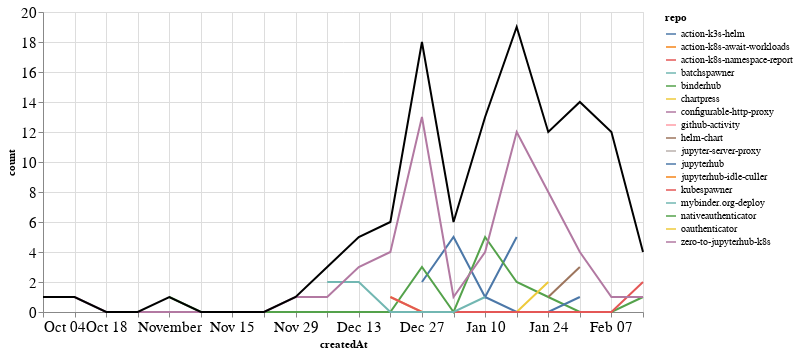

The cell this chart's notebook holds for it:
### Markdown cell above
### PRs

### Code cell
prs_time = prs.groupby('repo').resample('W', on='createdAt').count()['author'].reset_index()
prs_time = prs_time.rename(columns={'author': 'count'})
prs_time_total = prs_time.groupby('createdAt').agg({"count": "sum"}).reset_index()

ch1 = alt.Chart(prs_time, width=600).mark_line().encode(
    x='createdAt',
    y='count',
    color='repo',
    tooltip="repo"
)

ch2 = alt.Chart(prs_time_total, width=600).mark_line(color="black").encode(
    x='createdAt',
    y='count',
)

ch1 + ch2

### Figure 1 — Vega-Lite specification as saved in the notebook (floating-point values rounded to 4 significant figures)
{"config": {"axisLeft": {"labelFontSize": 15}, "axisBottom": {"labelFontSize": 15}}, "layer": [{"data": {"name": "data-6ef92683a662de5a5815fe4df1ae8eea"}, "mark": "line", "encoding": {"color": {"type": "nominal", "field": "repo"}, "tooltip": {"type": "nominal", "field": "repo"}, "x": {"type": "temporal", "field": "createdAt"}, "y": {"type": "quantitative", "field": "count"}}, "width": 600}, {"data": {"name": "data-0a658dc021b03dd0764853704c4b264b"}, "mark": {"type": "line", "color": "black"}, "encoding": {"x": {"type": "temporal", "field": "createdAt"}, "y": {"type": "quantitative", "field": "count"}}, "width": 600}], "$schema": "https://vega.github.io/schema/vega-lite/v4.8.1.json", "datasets": {"data-6ef92683a662de5a5815fe4df1ae8eea": [{"repo": "action-k3s-helm", "createdAt": "2020-12-27T00:00:00", "count": 2}, {"repo": "action-k3s-helm", "createdAt": "2021-01-03T00:00:00", "count": 5}, {"repo": "action-k3s-helm", "createdAt": "2021-01-10T00:00:00", "count": 1}, {"repo": "action-k3s-helm", "createdAt": "2021-01-17T00:00:00", "count": 5}, {"repo": "action-k8s-await-workloads", "createdAt": "2021-02-07T00:00:00", "count": 3}, {"repo": "action-k8s-namespace-report", "createdAt": "2021-02-07T00:00:00", "count": 2}, {"repo": "batchspawner", "createdAt": "2021-01-31T00:00:00", "count": 1}, {"repo": "binderhub", "createdAt": "2020-11-01T00:00:00", "count": 1}, {"repo": "binderhub", "createdAt": "2020-11-08T00:00:00", "count": 0}, {"repo": "binderhub", "createdAt": "2020-11-15T00:00:00", "count": 0}, {"repo": "binderhub", "createdAt": "2020-11-22T00:00:00", "count": 0}, {"repo": "binderhub", "createdAt": "2020-11-29T00:00:00", "count": 0}, {"repo": "binderhub", "createdAt": "2020-12-06T00:00:00", "count": 0}, {"repo": "binderhub", "createdAt": "2020-12-13T00:00:00", "count": 0}, {"repo": "binderhub", "createdAt": "2020-12-20T00:00:00", "count": 0}, {"repo": "binderhub", "createdAt": "2020-12-27T00:00:00", "count": 3}, {"repo": "binderhub", "createdAt": "2021-01-03T00:00:00", "count": 0}, {"repo": "binderhub", "createdAt": "2021-01-10T00:00:00", "count": 5}, {"repo": "binderhub", "createdAt": "2021-01-17T00:00:00", "count": 2}, {"repo": "binderhub", "createdAt": "2021-01-24T00:00:00", "count": 1}, {"repo": "binderhub", "createdAt": "2021-01-31T00:00:00", "count": 0}, {"repo": "binderhub", "createdAt": "2021-02-07T00:00:00", "count": 0}, {"repo": "binderhub", "createdAt": "2021-02-14T00:00:00", "count": 1}, {"repo": "chartpress", "createdAt": "2020-12-20T00:00:00", "count": 1}, {"repo": "chartpress", "createdAt": "2020-12-27T00:00:00", "count": 0}, {"repo": "chartpress", "createdAt": "2021-01-03T00:00:00", "count": 0}, {"repo": "chartpress", "createdAt": "2021-01-10T00:00:00", "count": 0}, {"repo": "chartpress", "createdAt": "2021-01-17T00:00:00", "count": 0}, {"repo": "chartpress", "createdAt": "2021-01-24T00:00:00", "count": 2}, {"repo": "configurable-http-proxy", "createdAt": "2021-02-07T00:00:00", "count": 2}, {"repo": "github-activity", "createdAt": "2021-01-10T00:00:00", "count": 1}, {"repo": "helm-chart", "createdAt": "2021-01-24T00:00:00", "count": 1}, {"repo": "helm-chart", "createdAt": "2021-01-31T00:00:00", "count": 3}, {"repo": "jupyter-server-proxy", "createdAt": "2021-02-07T00:00:00", "count": 3}, {"repo": "jupyterhub", "createdAt": "2021-01-10T00:00:00", "count": 1}, {"repo": "jupyterhub", "createdAt": "2021-01-17T00:00:00", "count": 0}, {"repo": "jupyterhub", "createdAt": "2021-01-24T00:00:00", "count": 0}, {"repo": "jupyterhub", "createdAt": "2021-01-31T00:00:00", "count": 1}, {"repo": "jupyterhub-idle-culler", "createdAt": "2021-01-31T00:00:00", "count": 1}, {"repo": "kubespawner", "createdAt": "2020-12-20T00:00:00", "count": 1}, {"repo": "kubespawner", "createdAt": "2020-12-27T00:00:00", "count": 0}, {"repo": "kubespawner", "createdAt": "2021-01-03T00:00:00", "count": 0}, {"repo": "kubespawner", "createdAt": "2021-01-10T00:00:00", "count": 0}, {"repo": "kubespawner", "createdAt": "2021-01-17T00:00:00", "count": 0}, {"repo": "kubespawner", "createdAt": "2021-01-24T00:00:00", "count": 0}, {"repo": "kubespawner", "createdAt": "2021-01-31T00:00:00", "count": 0}, {"repo": "kubespawner", "createdAt": "2021-02-07T00:00:00", "count": 0}, {"repo": "kubespawner", "createdAt": "2021-02-14T00:00:00", "count": 2}, {"repo": "mybinder.org-deploy", "createdAt": "2020-12-06T00:00:00", "count": 2}, {"repo": "mybinder.org-deploy", "createdAt": "2020-12-13T00:00:00", "count": 2}, {"repo": "mybinder.org-deploy", "createdAt": "2020-12-20T00:00:00", "count": 0}, {"repo": "mybinder.org-deploy", "createdAt": "2020-12-27T00:00:00", "count": 0}, {"repo": "mybinder.org-deploy", "createdAt": "2021-01-03T00:00:00", "count": 0}, {"repo": "mybinder.org-deploy", "createdAt": "2021-01-10T00:00:00", "count": 1}, {"repo": "nativeauthenticator", "createdAt": "2021-01-31T00:00:00", "count": 4}, {"repo": "oauthenticator", "createdAt": "2021-02-07T00:00:00", "count": 1}, {"repo": "zero-to-jupyterhub-k8s", "createdAt": "2020-10-04T00:00:00", "count": 1}, {"repo": "zero-to-jupyterhub-k8s", "createdAt": "2020-10-11T00:00:00", "count": 1}, {"repo": "zero-to-jupyterhub-k8s", "createdAt": "2020-10-18T00:00:00", "count": 0}, {"repo": "zero-to-jupyterhub-k8s", "createdAt": "2020-10-25T00:00:00", "count": 0}, {"repo": "zero-to-jupyterhub-k8s", "createdAt": "2020-11-01T00:00:00", "count": 0}, {"repo": "zero-to-jupyterhub-k8s", "createdAt": "2020-11-08T00:00:00", "count": 0}, {"repo": "zero-to-jupyterhub-k8s", "createdAt": "2020-11-15T00:00:00", "count": 0}, {"repo": "zero-to-jupyterhub-k8s", "createdAt": "2020-11-22T00:00:00", "count": 0}, {"repo": "zero-to-jupyterhub-k8s", "createdAt": "2020-11-29T00:00:00", "count": 1}, {"repo": "zero-to-jupyterhub-k8s", "createdAt": "2020-12-06T00:00:00", "count": 1}, {"repo": "zero-to-jupyterhub-k8s", "createdAt": "2020-12-13T00:00:00", "count": 3}, {"repo": "zero-to-jupyterhub-k8s", "createdAt": "2020-12-20T00:00:00", "count": 4}, {"repo": "zero-to-jupyterhub-k8s", "createdAt": "2020-12-27T00:00:00", "count": 13}, {"repo": "zero-to-jupyterhub-k8s", "createdAt": "2021-01-03T00:00:00", "count": 1}, {"repo": "zero-to-jupyterhub-k8s", "createdAt": "2021-01-10T00:00:00", "count": 4}, {"repo": "zero-to-jupyterhub-k8s", "createdAt": "2021-01-17T00:00:00", "count": 12}, {"repo": "zero-to-jupyterhub-k8s", "createdAt": "2021-01-24T00:00:00", "count": 8}, {"repo": "zero-to-jupyterhub-k8s", "createdAt": "2021-01-31T00:00:00", "count": 4}, {"repo": "zero-to-jupyterhub-k8s", "createdAt": "2021-02-07T00:00:00", "count": 1}, {"repo": "zero-to-jupyterhub-k8s", "createdAt": "2021-02-14T00:00:00", "count": 1}], "data-0a658dc021b03dd0764853704c4b264b": [{"createdAt": "2020-10-04T00:00:00", "count": 1}, {"createdAt": "2020-10-11T00:00:00", "count": 1}, {"createdAt": "2020-10-18T00:00:00", "count": 0}, {"createdAt": "2020-10-25T00:00:00", "count": 0}, {"createdAt": "2020-11-01T00:00:00", "count": 1}, {"createdAt": "2020-11-08T00:00:00", "count": 0}, {"createdAt": "2020-11-15T00:00:00", "count": 0}, {"createdAt": "2020-11-22T00:00:00", "count": 0}, {"createdAt": "2020-11-29T00:00:00", "count": 1}, {"createdAt": "2020-12-06T00:00:00", "count": 3}, {"createdAt": "2020-12-13T00:00:00", "count": 5}, {"createdAt": "2020-12-20T00:00:00", "count": 6}, {"createdAt": "2020-12-27T00:00:00", "count": 18}, {"createdAt": "2021-01-03T00:00:00", "count": 6}, {"createdAt": "2021-01-10T00:00:00", "count": 13}, {"createdAt": "2021-01-17T00:00:00", "count": 19}, {"createdAt": "2021-01-24T00:00:00", "count": 12}, {"createdAt": "2021-01-31T00:00:00", "count": 14}, {"createdAt": "2021-02-07T00:00:00", "count": 12}, {"createdAt": "2021-02-14T00:00:00", "count": 4}]}}
